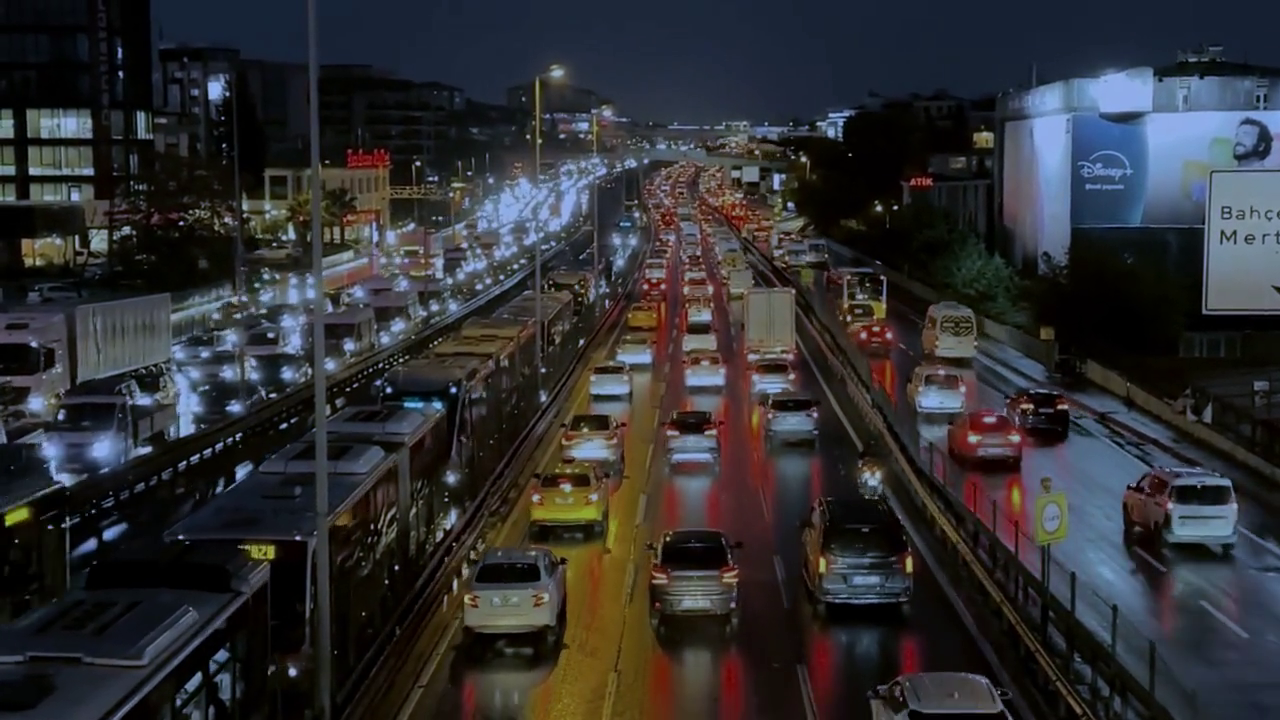
#> input picture frame 69 of frontend/mobile/assets/night-traffic.mp4, 1280 x 720 px, given in place of sample.mp4, which was not available
$ python test_quality_failures.py   (older library calls are emulated)
#> lines starting #> are read from the running program, lines starting #| are printed output that depends on the picture
### ai/detection/quality.py
"""YOLO 분석 전 CCTV Frame의 영상 품질을 검사한다."""

import cv2
import numpy as np

from ..contracts import Frame

# 영상이 너무 어둡거나 너무 밝지 않은지 보는 함수
def _calculate_brightness_score(
    gray_image: np.ndarray,
) -> tuple[float, float]:
    """
    밝기 점수를 0~1 범위로 계산한다.

    반환값:
    - brightness_score
    - mean_brightness

    기준:
    - 평균 밝기 30~225: 정상 범위 → 1.0
    - 너무 어두우면 0에 가까워짐
    - 너무 밝으면 0에 가까워짐

    실제 UTIC CCTV를 확보한 뒤 기준값은 재조정한다.
    """

    # 흑백 이미지의 모든 픽셀 밝기 평균구하기.
    mean_brightness = float(
        np.mean(gray_image)
    )

    # 평균 밝기가 30보다 낮으면 점수를 깎음
    if mean_brightness < 30:
        score = mean_brightness / 30.0

    # 너무 밝아도 점수 깎음.
    elif mean_brightness > 225:
        score = (
            255.0 - mean_brightness
        ) / 30.0

    # 중간 범위면 정상 밝기로 보기
    else:
        score = 1.0

    score = max(
        0.0,
        min(1.0, score),
    )

    return (
        score,
        mean_brightness,
    )


# 영상이 흐린지 아닌지 보는 함수
def _calculate_sharpness_score(
    gray_image: np.ndarray,
) -> tuple[float, float]:
    """
    Laplacian variance를 이용해 흐림 정도를 계산한다.

    반환값:
    - sharpness_score
    - laplacian_variance

    variance가 높을수록 경계가 뚜렷한 영상이다.

    현재는 variance 100 이상을 충분히 선명한 영상으로 본다.
    실제 CCTV 영상 확보 후 재조정한다.
    """

    # Laplacian 이미지에서 경계 변화가 얼마나 많은지 보는 연산. 선명한 영상 -> 경계가 뚜렷해서 값 변화가 큼. 흐린영상 -> 경계가 뭉개져 있어서 변화가 적음.
    laplacian = cv2.Laplacian(
        gray_image,
        cv2.CV_64F,
    )

    # Laplacian 결과의 분산을 계산. variance 높으면 선명. 낮으면 흐림.
    variance = float(
        laplacian.var()
    )

    score = variance / 100.0

    score = max(
        0.0,
        min(1.0, score),
    )

    return (
        score,
        variance,
    )


# 실제로 호출할 메인 함수
def check_quality(
    frame: Frame,
    threshold: float = 0.60,
) -> dict:
    """
    CCTV Frame의 영상 품질을 검사한다.

    품질 점수:
    0.0 ~ 1.0

    현재 기준:
    - Frame 유효성
    - 밝기
    - 선명도

    quality_score가 threshold 이상이면
    YOLO 분석 가능 Frame으로 판단한다.
    """

    if not 0.0 <= threshold <= 1.0:
        raise ValueError(
            "threshold는 0.0~1.0 범위여야 합니다."
        )

    image = frame.image

    # -----------------------------------------------------
    # 1. Frame 유효성 검사
    # -----------------------------------------------------

    if (        # 이미지가 없거나, numpy 배열이 아니거나 빈 배열이면 분석 불가로 처리 -> YOLO로 보내지 않음.
        image is None
        or not isinstance(image, np.ndarray)
        or image.size == 0
    ):
        return {
            "is_acceptable": False,
            "quality_score": 0.0,
            "brightness_score": 0.0,
            "sharpness_score": 0.0,
            "mean_brightness": 0.0,
            "laplacian_variance": 0.0,
            "reason": "invalid_frame",
        }

    # OpenCV BGR 컬러 이미지 -> (H, W, 3) -> 이 구조가 아니면 분석 불가 처리 -> YOLO로 보내지 않음.
    if (
        image.ndim != 3
        or image.shape[2] != 3
    ):
        return {
            "is_acceptable": False,
            "quality_score": 0.0,
            "brightness_score": 0.0,
            "sharpness_score": 0.0,
            "mean_brightness": 0.0,
            "laplacian_variance": 0.0,
            "reason": "invalid_image_shape",
        }

    # -----------------------------------------------------
    # 2. Grayscale 변환
    # -----------------------------------------------------

    gray_image = cv2.cvtColor(
        image,
        cv2.COLOR_BGR2GRAY,
    )

    # -----------------------------------------------------
    # 3. 밝기 검사
    # -----------------------------------------------------

    (
        brightness_score,
        mean_brightness,
    ) = _calculate_brightness_score(
        gray_image
    )

    # -----------------------------------------------------
    # 4. 선명도 검사
    # -----------------------------------------------------

    (
        sharpness_score,
        laplacian_variance,
    ) = _calculate_sharpness_score(
        gray_image
    )

    # -----------------------------------------------------
    # 5. 최종 품질 점수
    #
    # 한 항목이 심하게 나쁘면 분석을 보류할 수 있도록
    # 두 점수 중 낮은 값을 최종 점수로 사용한다.
    # -----------------------------------------------------

    quality_score = min(
        brightness_score,
        sharpness_score,
    )

    is_acceptable = (
        quality_score >= threshold
    )

    # -----------------------------------------------------
    # 6. 실패 원인
    # -----------------------------------------------------

    if is_acceptable:
        reason = "ok"

    elif mean_brightness < 30:
        reason = "too_dark"

    elif mean_brightness > 225:
        reason = "too_bright"

    elif sharpness_score < threshold:
        reason = "too_blurry"

    else:
        reason = "quality_below_threshold"

    return {
        "is_acceptable": is_acceptable,
        "quality_score": quality_score,
        "brightness_score": brightness_score,
        "sharpness_score": sharpness_score,
        "mean_brightness": mean_brightness,
        "laplacian_variance": laplacian_variance,
        "reason": reason,
    }

### scripts/test_quality_failures.py
from datetime import datetime
from pathlib import Path
from zoneinfo import ZoneInfo

import cv2
import numpy as np

from ai.contracts import Frame
from ai.detection.quality import check_quality


ROOT = Path(__file__).resolve().parents[1]

VIDEO_PATH = (
    ROOT
    / "local_data"
    / "cctv_test"
    / "sample.mp4"
)

QUALITY_THRESHOLD = 0.60

KST = ZoneInfo("Asia/Seoul")


def load_frame() -> np.ndarray:
    cap = cv2.VideoCapture(
        str(VIDEO_PATH)
    )

    try:
        if not cap.isOpened():
            raise RuntimeError(
                f"영상을 열 수 없습니다: {VIDEO_PATH}"
            )

        success, image = cap.read()
#> image is the input picture: shape (720, 1280, 3); mean B, G, R 49.8, 47.1, 46.9

        if not success or image is None:
            raise RuntimeError(
                "테스트 Frame을 읽을 수 없습니다."
            )

        return image

    finally:
        cap.release()


def make_frame(
    image: np.ndarray,
) -> Frame:
    return Frame(
        cctv_id=1,
        captured_at=datetime.now(KST),
        image=image,
    )


def print_result(
    name: str,
    image: np.ndarray,
) -> None:
    frame = make_frame(
        image
    )

    result = check_quality(
        frame,
        threshold=QUALITY_THRESHOLD,
    )

    print()
    print(
        f"[{name}]"
    )

    print(
        f"Quality Score      : "
        f"{result['quality_score']:.4f}"
    )

    print(
        f"Brightness Score   : "
        f"{result['brightness_score']:.4f}"
    )

    print(
        f"Sharpness Score    : "
        f"{result['sharpness_score']:.4f}"
    )

    print(
        f"Mean Brightness    : "
        f"{result['mean_brightness']:.2f}"
    )

    print(
        f"Laplacian Variance : "
        f"{result['laplacian_variance']:.2f}"
    )

    print(
        f"Result             : "
        f"{'PASS' if result['is_acceptable'] else 'FAIL'}"
    )

    print(
        f"Reason             : "
        f"{result['reason']}"
    )


def main() -> None:
    original = load_frame()

    # =====================================================
    # 1. 정상 영상
    # =====================================================

    normal_image = (
        original.copy()
    )

    # =====================================================
    # 2. 매우 어두운 영상
    # =====================================================

    dark_image = (
        original.astype(
            np.float32
        )
        * 0.05
    ).astype(
        np.uint8
    )

    # =====================================================
    # 3. 과노출 영상
    # =====================================================

    bright_image = np.full_like(
        original,
        250,
    )

    # =====================================================
    # 4. 심하게 흐린 영상
    # =====================================================

    blurry_image = cv2.GaussianBlur(
        original,
        (101, 101),
        0,
    )

    print("=" * 70)
    print("OCTV QUALITY FAILURE TEST")
    print("=" * 70)
    print(
        f"Threshold: {QUALITY_THRESHOLD:.2f}"
    )

    print_result(
        "NORMAL",
        normal_image,
    )
#> in _calculate_brightness_score, `mean_brightness = float( np.mean(gray_image) )`: mean_brightness = 47.3
#> in check_quality, `( brightness_score, mean_brightness, ) = _calculate_brightness_score( ..`: brightness_score = 1; mean_brightness = 47.3
#> in _calculate_sharpness_score, `laplacian = cv2.Laplacian( gray_image, cv2.CV_64F, )`:
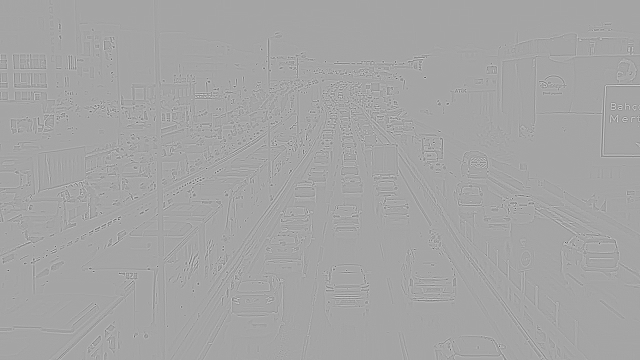
#> laplacian: shape (720, 1280) float64 (shown at 1/2 size); min -258, max 141, mean 0; drawn with min black and max white
#> in _calculate_sharpness_score, `variance = float( laplacian.var() )`: variance = 163.4
#> in _calculate_sharpness_score, `score = variance / 100.0`: score = 1.63
#> in _calculate_sharpness_score, `score = max( 0.0, min(1.0, score), )`: score = 1
#> in check_quality, `( sharpness_score, laplacian_variance, ) = _calculate_sharpness_score(..`: laplacian_variance = 163.4
#> in check_quality, `quality_score = min( brightness_score, sharpness_score, )`: quality_score = 1
#> in check_quality, `is_acceptable = ( quality_score >= threshold )`: is_acceptable = True
#> in print_result, `result = check_quality( frame, threshold=QUALITY_THRESHOLD, )`: result = {'is_acceptable': True, 'quality_score': 1, 'brightness_score': 1, 'sharpness_score': 1, 'mean_brightness': 47.3, 'laplacian_variance': 163.4, 'reason': 'ok'}
#| Quality Score      : 1.0000
#| Brightness Score   : 1.0000
#| Sharpness Score    : 1.0000
#| Mean Brightness    : 47.30
#| Laplacian Variance : 163.41
#| Result             : PASS
#| Reason             : ok

    print_result(
        "DARK",
        dark_image,
    )
#> call 2 of check_quality, with threshold = 0.6
#> in check_quality (call 2), `gray_image = cv2.cvtColor( image, cv2.COLOR_BGR2GRAY, )`:
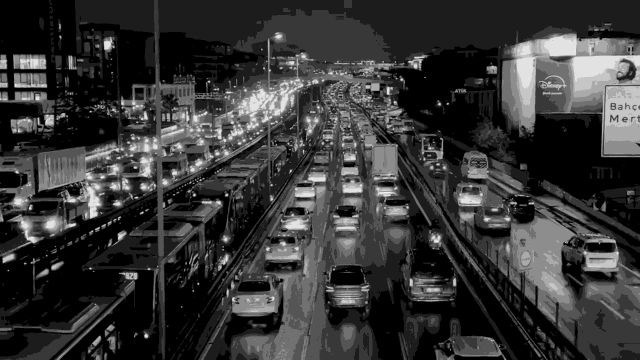
#> gray_image: shape (720, 1280) (shown at 1/2 size); min 0, max 9, mean 1.92; drawn with min black and max white
#> in check_quality (call 2), `( brightness_score, mean_brightness, ) = _calculate_brightness_score( ..`: brightness_score = 0.064; mean_brightness = 1.92
#> in check_quality (call 2), `( sharpness_score, laplacian_variance, ) = _calculate_sharpness_score(..`: sharpness_score = 0.0106; laplacian_variance = 1.06
#> in check_quality (call 2), `quality_score = min( brightness_score, sharpness_score, )`: quality_score = 0.0106
#> in check_quality (call 2), `is_acceptable = ( quality_score >= threshold )`: is_acceptable = False
#| Quality Score      : 0.0106
#| Brightness Score   : 0.0640
#| Sharpness Score    : 0.0106
#| Mean Brightness    : 1.92
#| Laplacian Variance : 1.06
#| Result             : FAIL
#| Reason             : too_dark

    print_result(
        "OVEREXPOSED",
        bright_image,
    )
#| Quality Score      : 0.0000
#| Brightness Score   : 0.1667
#| Sharpness Score    : 0.0000
#| Mean Brightness    : 250.00
#| Laplacian Variance : 0.00
#| Result             : FAIL
#| Reason             : too_bright

    print_result(
        "BLURRY",
        blurry_image,
    )
#> call 4 of check_quality, with threshold = 0.6
#> in check_quality (call 4), `gray_image = cv2.cvtColor( image, cv2.COLOR_BGR2GRAY, )`:
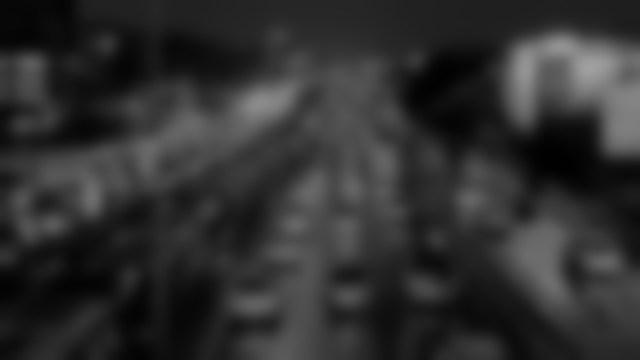
#> gray_image: shape (720, 1280) (shown at 1/2 size); min 0, max 160, mean 47.3
#> in check_quality (call 4), `( brightness_score, mean_brightness, ) = _calculate_brightness_score( ..`: brightness_score = 1; mean_brightness = 47.33
#> in _calculate_sharpness_score (call 4), `laplacian = cv2.Laplacian( gray_image, cv2.CV_64F, )`:
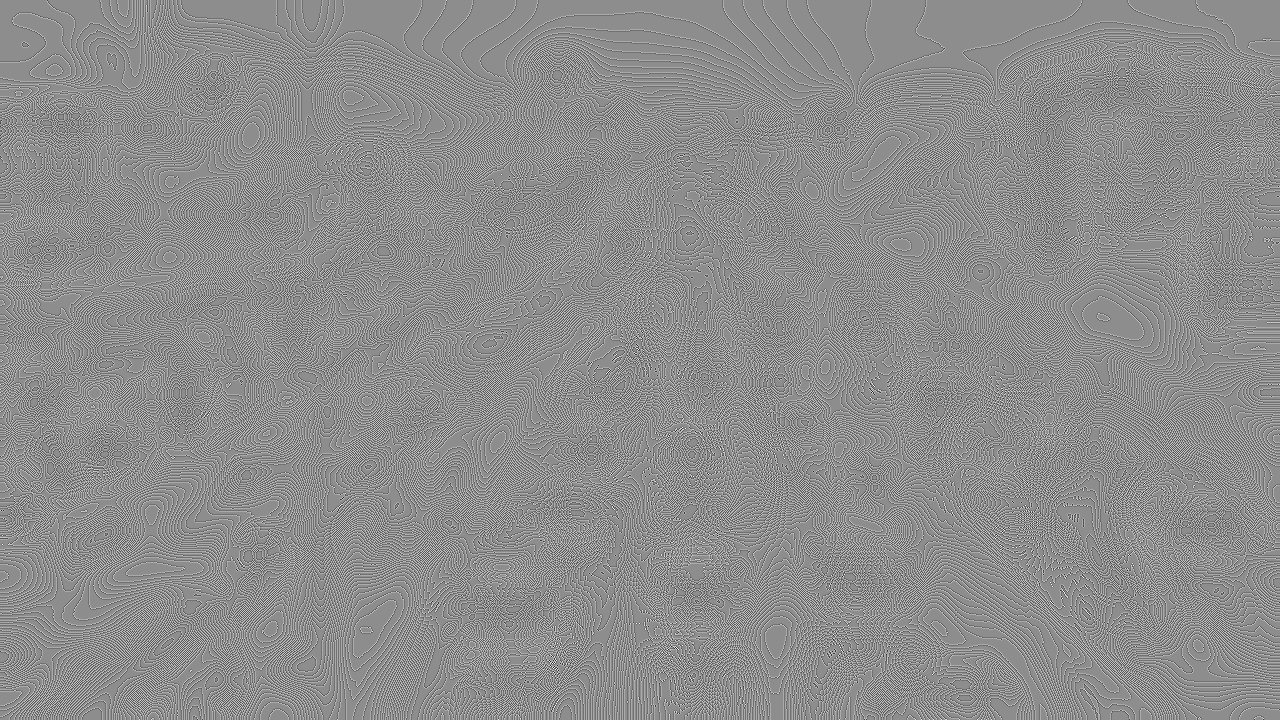
#> laplacian: shape (720, 1280) float64; min -5, max 4, mean -1.09e-06; drawn with min black and max white
#> in _calculate_sharpness_score (call 4), `variance = float( laplacian.var() )`: variance = 1.48
#> in _calculate_sharpness_score (call 4), `score = variance / 100.0`: score = 0.0148
#> in check_quality (call 4), `( sharpness_score, laplacian_variance, ) = _calculate_sharpness_score(..`: laplacian_variance = 1.48
#> in check_quality (call 4), `quality_score = min( brightness_score, sharpness_score, )`: quality_score = 0.0148
#| Quality Score      : 0.0148
#| Brightness Score   : 1.0000
#| Sharpness Score    : 0.0148
#| Mean Brightness    : 47.33
#| Laplacian Variance : 1.48
#| Result             : FAIL
#| Reason             : too_blurry


if __name__ == "__main__":
    main()

$ run again, starting later in the video
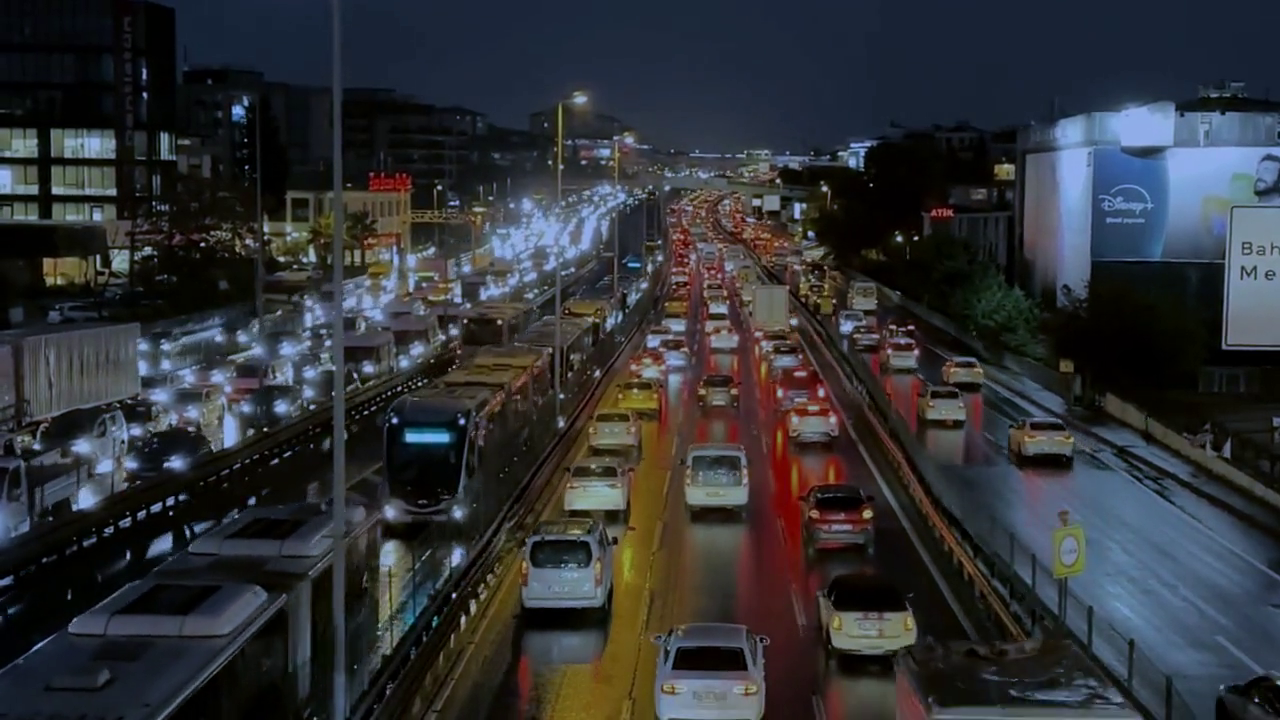
#> input picture frame 310 of frontend/mobile/assets/night-traffic.mp4, 1280 x 720 px, given in place of sample.mp4, which was not available
#> in load_frame, image is the input picture: shape (720, 1280, 3); mean B, G, R 53.7, 49.7, 47.6
#> in _calculate_brightness_score, `mean_brightness = float( np.mean(gray_image) )`: mean_brightness = 49.52
#> in check_quality, `( brightness_score, mean_brightness, ) = _calculate_brightness_score( ..`: brightness_score = 1; mean_brightness = 49.52
#> variance = 144.7
#> in _calculate_sharpness_score, `score = variance / 100.0`: score = 1.45
#> in _calculate_sharpness_score, `score = max( 0.0, min(1.0, score), )`: score = 1
#> laplacian_variance = 144.7
#> quality_score = 1
#> is_acceptable = True
#> result = {'is_acceptable': True, 'quality_score': 1, 'brightness_score': 1, 'sharpness_score': 1, 'mean_brightness': 49.52, 'laplacian_variance': 144.7, 'reason': 'ok'}
#| Quality Score      : 1.0000
#| Brightness Score   : 1.0000
#| Sharpness Score    : 1.0000
#| Mean Brightness    : 49.52
#| Laplacian Variance : 144.74
#| Result             : PASS
#| Reason             : ok
#| Quality Score      : 0.0098
#| Brightness Score   : 0.0680
#| Sharpness Score    : 0.0098
#| Mean Brightness    : 2.04
#| Laplacian Variance : 0.98
#| Result             : FAIL
#| Reason             : too_dark
#> image: shape (720, 1280, 3); every value is 250
#> gray_image: shape (720, 1280); every value is 250
#> laplacian: shape (720, 1280) float64; every value is 0
#| Quality Score      : 0.0000
#| Brightness Score   : 0.1667
#| Sharpness Score    : 0.0000
#| Mean Brightness    : 250.00
#| Laplacian Variance : 0.00
#| Result             : FAIL
#| Reason             : too_bright
#> in check_quality (call 4), `gray_image = cv2.cvtColor( image, cv2.COLOR_BGR2GRAY, )`:
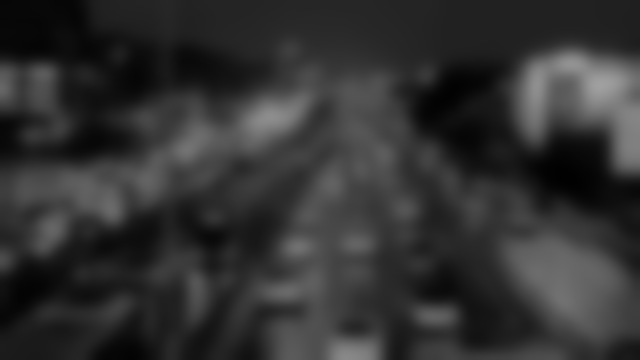
#> gray_image: shape (720, 1280) (shown at 1/2 size); min 1, max 160, mean 49.5
#> in check_quality (call 4), `( brightness_score, mean_brightness, ) = _calculate_brightness_score( ..`: brightness_score = 1; mean_brightness = 49.55
#> in _calculate_sharpness_score (call 4), `laplacian = cv2.Laplacian( gray_image, cv2.CV_64F, )`:
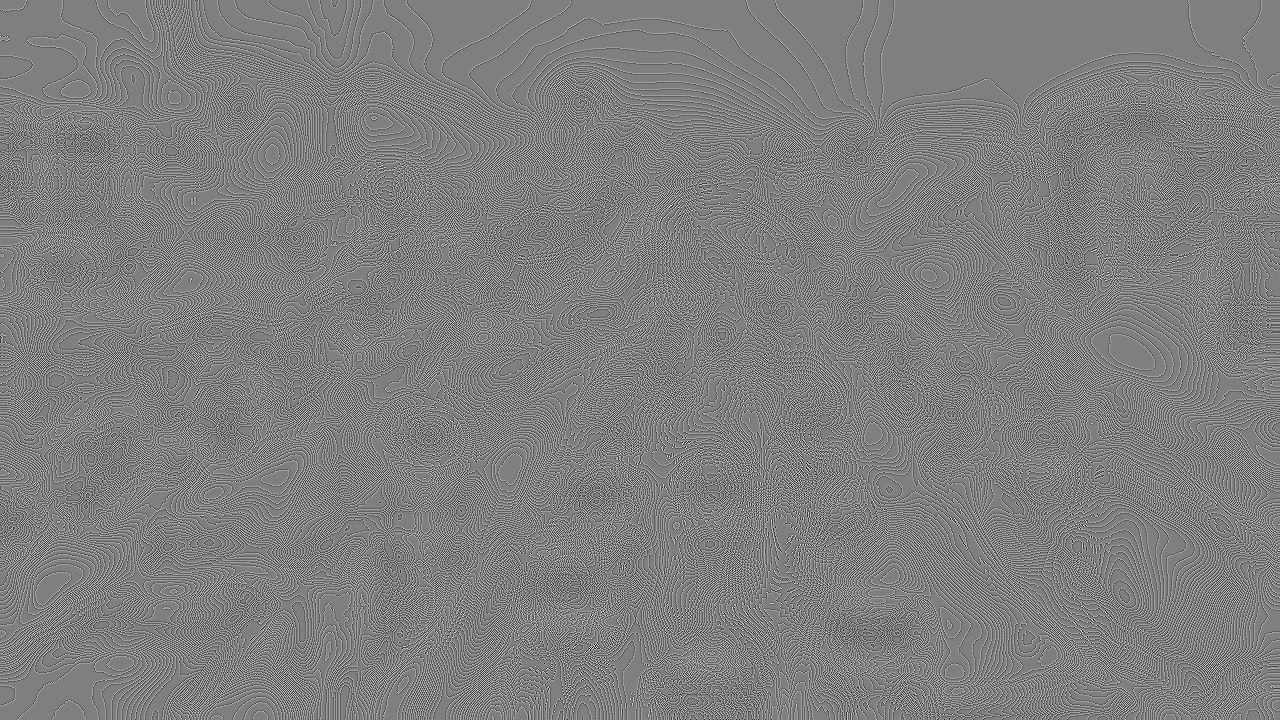
#> laplacian: shape (720, 1280) float64; min -4, max 4, mean -5.32e-05; drawn with min black and max white
#> variance = 1.42
#> in _calculate_sharpness_score (call 4), `score = variance / 100.0`: score = 0.0142
#> laplacian_variance = 1.42
#> quality_score = 0.0142
#| Quality Score      : 0.0142
#| Brightness Score   : 1.0000
#| Sharpness Score    : 0.0142
#| Mean Brightness    : 49.55
#| Laplacian Variance : 1.42
#| Result             : FAIL
#| Reason             : too_blurry
